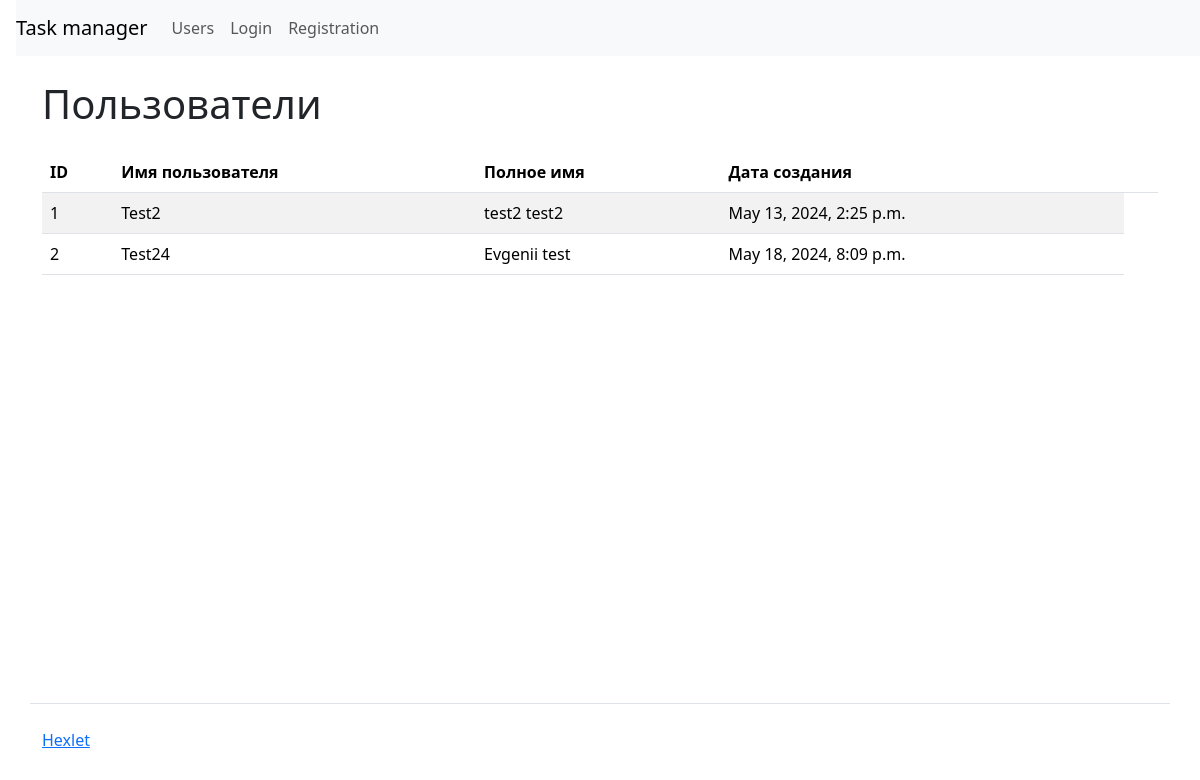
/users/, run on an earlier commit of the app's database.
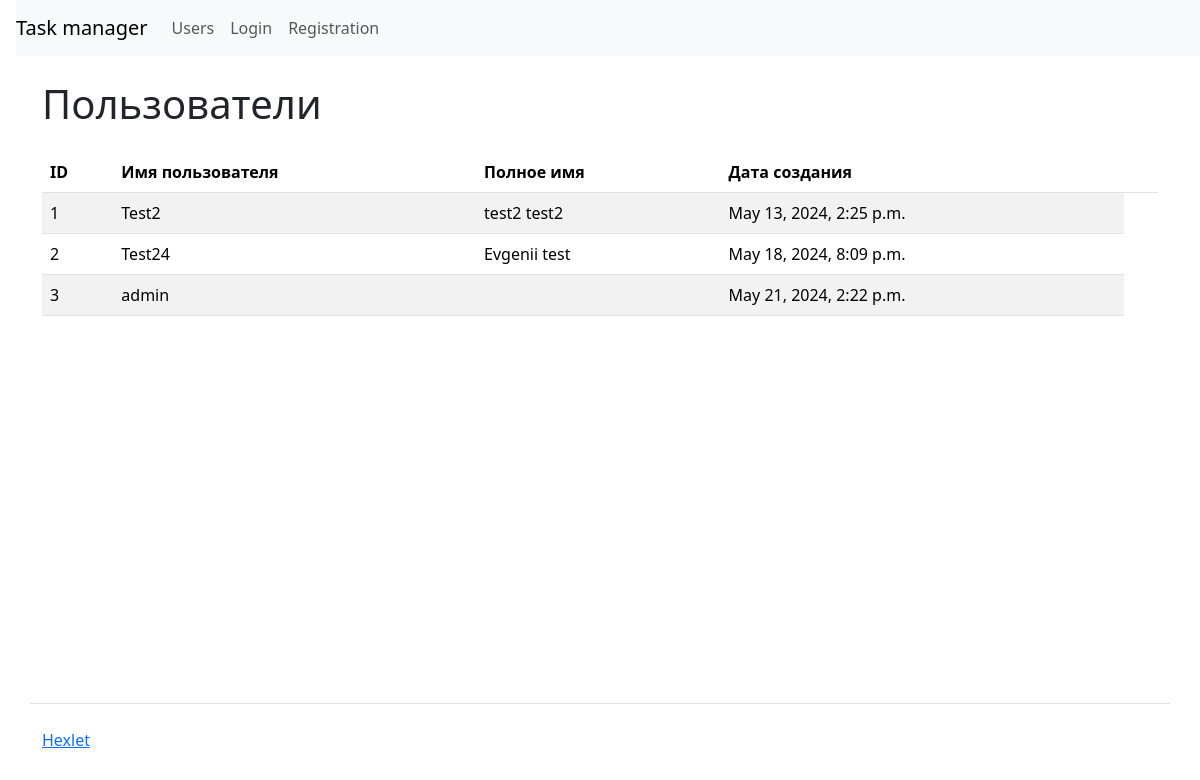
And on a later commit of the database.
### task_manager/apps/users/models.py (models this page shows)
class User(AbstractUser):
    def __str__(self):
        return f"{self.first_name} {self.last_name}"

### task_manager/apps/users/views.py (the view)
# urls.py: path("", views.Index.as_view(), name="labels"),
class Index(ListView):
    model = User
    template_name = "users/users.html"
    context_object_name = "users"
    def get_context_data(self, **kwargs):
        context = super().get_context_data(**kwargs)
        context["current_user"] = self.request.user
        return context

### task_manager/templates/users/users.html (shortened to what this page needs)
{% extends 'base.html' %}
{% load i18n %}
{% block content %}
<h1 class="my-4">Пользователи</h1>
<table class="table table-striped">
    <thead>
        <tr>
            <th>ID</th>
            <th>Имя пользователя</th>
            <th>Полное имя</th>
            <th>Дата создания</th>
            <th></th>
        </tr>
    </thead>
    <tbody>
        {% for user in users %}
        <tr>
            <td>{{ user.id }}</td>
            <td>{{ user.username }}</td>
            <td>{{ user.get_full_name }}</td>
            <td>{{ user.date_joined }}</td>
        </tr>
        {% endfor %}
    </tbody>
</table>
</div>
{% endblock %}

What changed in the data, as far as the page shows it:
added User: id "3", username "admin", date_joined "May 21, 2024, 2:22 p.m."
